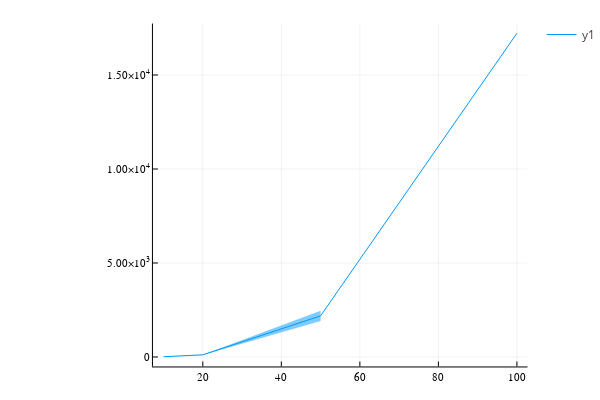

Write notebook code for a chart like this one.
### Code cell
plot(vols, means_mesh, ribbons=stds_mesh, fillalpha=.5)

### Figure 1 — Plotly figure (JSON) as saved in the notebook; plotly's stock layout.template omitted (floating-point values rounded to 4 significant figures)
{"data": [{"colorbar": {"title": ""}, "fill": "tozeroy", "fillcolor": "rgba(0, 154, 250, 0.500)", "legendgroup": "y1", "line": {"color": "rgba(0, 154, 250, 1.000)", "dash": "solid", "shape": "linear", "width": 0}, "mode": "lines", "name": "y1", "showlegend": false, "type": "scatter", "x": [10, 20, 50, 100, 100, 50, 20, 10], "xaxis": "x", "y": [12.65, 109.1, 1913.0, null, null, 2461.0, 122.2, 16.19], "yaxis": "y", "zmax": null, "zmin": null}, {"colorbar": {"title": ""}, "fillrange": [[12.65, 109.1, 1913.0, null], [16.19, 122.2, 2461.0, null]], "legendgroup": "y1", "line": {"color": "rgba(0, 154, 250, 1.000)", "dash": "solid", "shape": "linear", "width": 1}, "mode": "lines", "name": "y1", "showlegend": true, "type": "scatter", "x": [10, 20, 50, 100], "xaxis": "x", "y": [14.42, 115.7, 2187.0, 17220.0], "yaxis": "y", "zmax": null, "zmin": null}], "layout": {"annotations": [], "height": 400, "legend_position": {"bgcolor": "rgba(255, 255, 255, 1.000)", "bordercolor": "rgba(0, 0, 0, 1.000)", "borderwidth": 1, "font": {"color": "rgba(0, 0, 0, 1.000)", "family": "sans-serif", "size": 11}, "title": {"font": {"color": "rgba(0, 0, 0, 1.000)", "family": "sans-serif", "size": 15}, "text": ""}, "tracegroupgap": 0, "traceorder": "normal", "x": 1, "xanchor": "auto", "y": 1, "yanchor": "auto"}, "margin": {"b": 20, "l": 0, "r": 0, "t": 20}, "paper_bgcolor": "rgba(255, 255, 255, 1.000)", "plot_bgcolor": "rgba(255, 255, 255, 1.000)", "showlegend": true, "width": 600, "xaxis": {"anchor": "y", "domain": [0.288, 0.9934], "gridcolor": "rgba(0, 0, 0, 0.100)", "gridwidth": 0.5, "linecolor": "rgba(0, 0, 0, 1.000)", "mirror": false, "range": [7.3, 102.7], "showgrid": true, "showline": true, "showticklabels": true, "tickangle": 0, "tickcolor": "rgb(0, 0, 0)", "tickfont": {"color": "rgba(0, 0, 0, 1.000)", "family": "sans-serif", "size": 11}, "tickmode": "array", "ticks": "inside", "ticktext": ["20", "40", "60", "80", "100"], "tickvals": [20, 40, 60, 80, 100], "title": "", "titlefont": {"color": "rgba(0, 0, 0, 1.000)", "family": "sans-serif", "size": 15}, "type": "-", "visible": true, "zeroline": false, "zerolinecolor": "rgba(0, 0, 0, 1.000)"}, "yaxis": {"anchor": "x", "domain": [0.03762, 0.9902], "gridcolor": "rgba(0, 0, 0, 0.100)", "gridwidth": 0.5, "linecolor": "rgba(0, 0, 0, 1.000)", "mirror": false, "range": [-503.6, 17740.0], "showgrid": true, "showline": true, "showticklabels": true, "tickangle": 0, "tickcolor": "rgb(0, 0, 0)", "tickfont": {"color": "rgba(0, 0, 0, 1.000)", "family": "sans-serif", "size": 11}, "tickmode": "array", "ticks": "inside", "ticktext": ["0", "5.00×10<sup>3</sup>", "1.00×10<sup>4</sup>", "1.50×10<sup>4</sup>"], "tickvals": [0, 5000, 10000, 15000], "title": "", "titlefont": {"color": "rgba(0, 0, 0, 1.000)", "family": "sans-serif", "size": 15}, "type": "-", "visible": true, "zeroline": false, "zerolinecolor": "rgba(0, 0, 0, 1.000)"}}}
